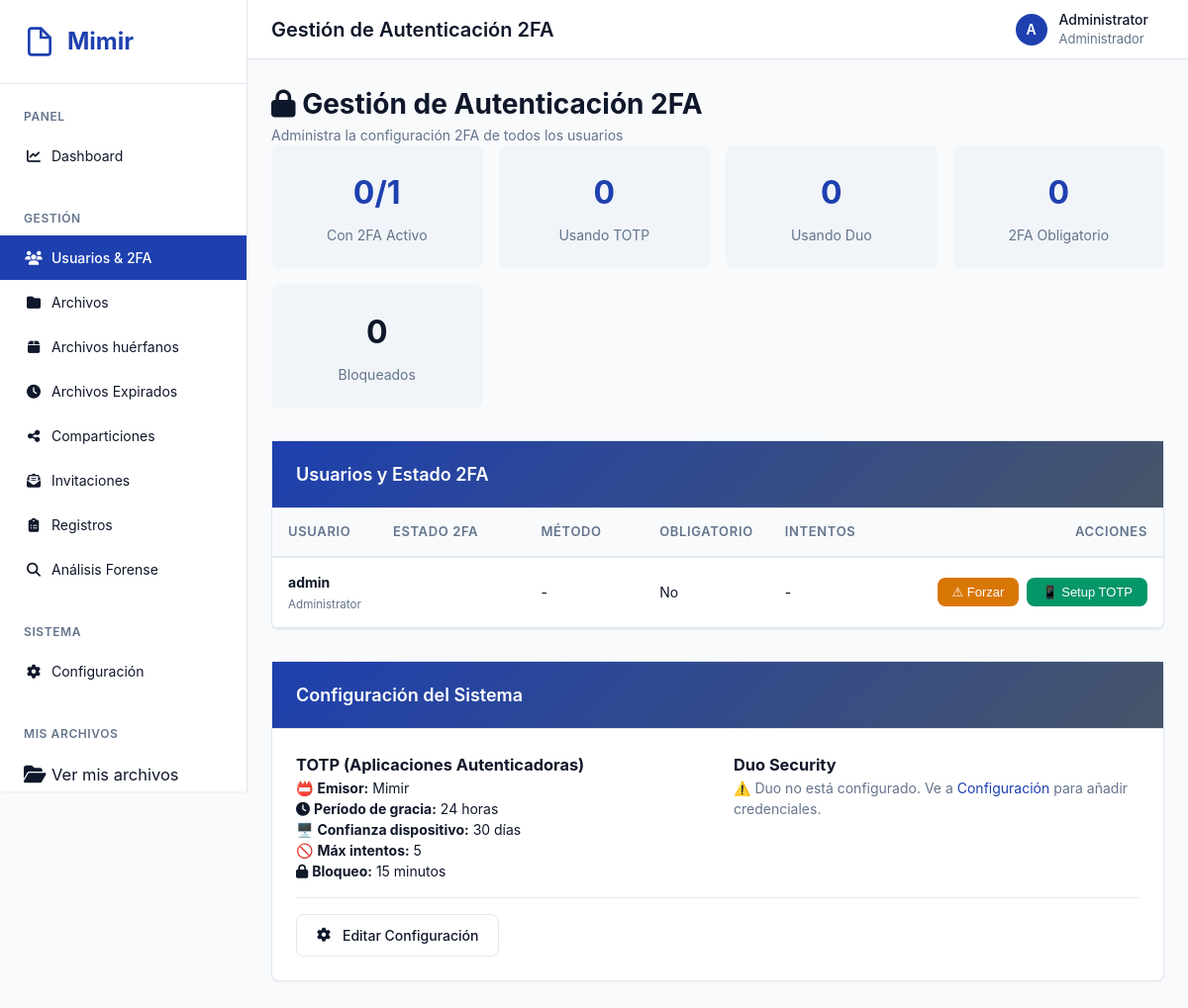
The app's page /admin/2fa_management.php (signed in) with its own data.
### tables this page shows
CREATE TABLE IF NOT EXISTS `users` (
  `id` int(11) NOT NULL AUTO_INCREMENT,
  `username` varchar(50) NOT NULL,
  `email` varchar(100) NOT NULL,
  `password` varchar(255) DEFAULT NULL,
  `full_name` varchar(100) DEFAULT NULL,
  `role` enum('admin','user') NOT NULL DEFAULT 'user',
  `is_active` tinyint(1) NOT NULL DEFAULT 1,
  `is_ldap` tinyint(1) NOT NULL DEFAULT 0,
  `storage_quota` bigint(20) DEFAULT NULL COMMENT 'Storage quota in bytes, NULL = unlimited',
  `storage_used` bigint(20) NOT NULL DEFAULT 0,
  `require_2fa` tinyint(1) NOT NULL DEFAULT 0 COMMENT 'Admin can force 2FA for this user',
  `force_password_change` tinyint(1) NOT NULL DEFAULT 0 COMMENT 'Require user to change password on next login',
  `trusted_devices` text DEFAULT NULL COMMENT 'JSON array of trusted device hashes',
  `last_login` datetime DEFAULT NULL,
  `created_at` timestamp NOT NULL DEFAULT CURRENT_TIMESTAMP,
  `updated_at` timestamp NOT NULL DEFAULT CURRENT_TIMESTAMP ON UPDATE CURRENT_TIMESTAMP,
  PRIMARY KEY (`id`),
  UNIQUE KEY `username` (`username`),
  UNIQUE KEY `email` (`email`),
  KEY `idx_role` (`role`),
  KEY `idx_is_active` (`is_active`),
  KEY `idx_require_2fa` (`require_2fa`),
  KEY `idx_force_password_change` (`force_password_change`)
);

### public/admin/2fa_management.php (the view, shortened to what the rows shown need)
<?php
require_once __DIR__ . '/../../includes/config.php';
require_once __DIR__ . '/../../includes/database.php';
require_once __DIR__ . '/../../includes/auth.php';
require_once __DIR__ . '/../../includes/layout.php';
$auth = new Auth();
$auth->requireAdmin();
$adminUser = $auth->getUser();
$db = Database::getInstance()->getConnection();
$stmt = $db->query("
    SELECT
        u.id,
        u.username,
        u.email,
        u.full_name,
        u.require_2fa,
        u.is_active,
        uf.method,
        uf.is_enabled as has_2fa,
        uf.created_at as 2fa_since,
        (SELECT COUNT(*) FROM 2fa_attempts WHERE user_id = u.id) as total_attempts,
        (SELECT COUNT(*) FROM 2fa_attempts WHERE user_id = u.id AND success = 1) as successful_attempts,
        (SELECT COUNT(*) FROM 2fa_attempts WHERE user_id = u.id AND success = 0 AND attempted_at > DATE_SUB(NOW(), INTERVAL 15 MINUTE)) as recent_failures
    FROM users u
    LEFT JOIN user_2fa uf ON u.id = uf.user_id AND uf.is_enabled = 1
    ORDER BY u.username
");
$users = $stmt->fetchAll(PDO::FETCH_ASSOC);
renderPageStart('Gestión 2FA', 'users', true);
renderHeader('Gestión de Autenticación 2FA', $adminUser);
?>
<div class="content">
    <div class="page-header">
        <div>
            <h1><i class="fas fa-lock"></i> Gestión de Autenticación 2FA</h1>
        </div>
    </div>
    <div class="card">
        <div class="card-header">
            <h2 class="card-title">Usuarios y Estado 2FA</h2>
        </div>
        <div class="card-body" style="padding: 0;">
            <table class="table">
                <thead>
                    <tr>
                        <th>Usuario</th>
                        <th style="width: 150px;">Estado 2FA</th>
                        <th style="width: 120px;">Método</th>
                        <th style="width: 120px;">Obligatorio</th>
                        <th style="width: 150px;">Intentos</th>
                        <th style="width: 250px; text-align: right;">Acciones</th>
                    </tr>
                </thead>
                <tbody>
                    <?php foreach ($users as $user): ?>
                        <tr>
                            <td>
                                <strong><?php echo htmlspecialchars($user['username']); ?></strong>
                                <?php if ($user['full_name']): ?>
                                    <br><small style="color: var(--text-muted);"><?php echo htmlspecialchars($user['full_name']); ?></small>
                                <?php endif; ?>
                            </td>
                            <td>
                                <?php if ($user['has_2fa']): ?>
                                    <span class="user-status status-enabled"><i class="fas fa-check"></i> Activo</span>
                                    <?php if ($user['2fa_since']): ?>
                                        <br><small style="color: var(--text-muted);">
                                            Desde <?php echo date('d/m/Y', strtotime($user['2fa_since'])); ?>
                                        </small>
                                    <?php endif; ?>
                                <?php else: ?>
                                    <span class="user-status status-disabled">✗ Inactivo</span>
                                <?php endif; ?>
                            </td>
                            <td>
                                <?php if ($user['method'] === 'totp'): ?>
                                    📱 TOTP
                                <?php elseif ($user['method'] === 'duo'): ?>
                                    <i class="fas fa-shield-alt"></i> Duo
                                <?php else: ?>
                                    -
                                <?php endif; ?>
                            </td>
                            <td>
                                <?php if ($user['require_2fa']): ?>
                                    <span class="user-status status-required">⚠ Sí</span>
                                <?php else: ?>
                                    No
                                <?php endif; ?>
                            </td>
                            <td>
                                <?php if ($user['total_attempts'] > 0): ?>
                                    <i class="fas fa-check"></i> <?php echo $user['successful_attempts']; ?> /
                                    ✗ <?php echo $user['total_attempts'] - $user['successful_attempts']; ?>
                                    <?php if ($user['recent_failures'] >= 5): ?>
                                        <br><span class="user-status status-locked"><i class="fas fa-lock"></i> Bloqueado</span>
                                    <?php endif; ?>
                                <?php else: ?>
                                    -
                                <?php endif; ?>
                            </td>
                            <td style="text-align: right;">
                                <div style="display: flex; gap: 0.5rem; justify-content: flex-end; flex-wrap: wrap;">
                                    <?php if (!$user['require_2fa']): ?>
                                        <form method="POST" style="display: inline;">
                                            <button type="submit" class="btn btn-sm btn-warning" title="Forzar 2FA">
                                                ⚠ Forzar
                                            </button>
                                        </form>
                                    <?php endif; ?>
                                    <?php if (!$user['has_2fa']): ?>
                                        <form method="POST" style="display: inline;">
                                            <button type="submit" class="btn btn-sm btn-success" title="Configurar TOTP">
                                                📱 Setup TOTP
                                            </button>
                                        </form>
                                    <?php endif; ?>
                                </div>
                            </td>
                        </tr>
                    <?php endforeach; ?>
                </tbody>
            </table>
        </div>
    </div>
    <div class="card" style="margin-top: 2rem;">
        <div class="card-header">
            <h2 class="card-title">Configuración del Sistema</h2>
        </div>
    </div>
</div>
<?php renderPageEnd(); ?>

### includes/layout.php (shortened to what the rows shown need)
<?php
function renderHeader($title, $user, $auth = null) {
    ?>
    <div class="header">
        <div class="header-left">
            <h1 class="header-title"><?php echo htmlspecialchars($title); ?></h1>
        </div>
        <div class="header-actions">
            <div class="user-menu" onclick="toggleUserMenu(event)">
                <div class="user-avatar">
                    <?php echo strtoupper(substr($user['username'], 0, 1)); ?>
                </div>
                <div>
                    <div style="font-weight: 500;"><?php echo htmlspecialchars($user['full_name'] ?? $user['username']); ?></div>
                    <div style="font-size: 0.8125rem; color: var(--text-muted);">
                        <?php echo $user['role'] === 'admin' ? 'Administrador' : 'Usuario'; ?>
                    </div>
                </div>
            </div>
        </div>
    </div>
        <?php if ($user['role'] === 'admin'): ?>
            <?php
            require_once __DIR__ . '/../classes/Config.php';
            ?>
        <?php endif; ?>
    <?php
}
function renderSidebar($currentPage, $isAdmin = false) {
    require_once __DIR__ . '/../classes/Config.php';
    ?>
    <?php
}
function renderPageStart($title, $currentPage, $isAdmin = false) {
    require_once __DIR__ . '/../classes/Config.php';
    $config = new Config();
    ?>
    <!DOCTYPE html>
    <html lang="es">
    <head>
        <link rel="stylesheet" href="https://cdnjs.cloudflare.com/ajax/libs/font-awesome/6.5.1/css/all.min.css" />
        <link rel="stylesheet" href="<?php echo BASE_URL; ?>/assets/css/style.css">
    </head>
    <body <?php echo (bool)$config->get('enable_config_protection', '0') ? 'class="config-protected"' : ''; ?>>
        <div class="app-container">
            <div class="main-content">
    <?php
}
function renderPageEnd() {
    ?>
            </div>
        </div>
    </body>
    </html>
    <?php
}
?>

### records on screen
users: username "A", full_name "Administrator", username "admin", require_2fa "No"

### other values on screen
$siteName "Mimir"
$title "Gestión de Autenticación 2FA"
$stats['with_2fa'] "0"
$stats['total_users'] "1"
$stats['totp'] "0"
$stats['duo'] "0"
$stats['required'] "0"
$stats['locked'] "0"
$config2fa['totp_issuer'] "Mimir"
$config2fa['grace_period_hours'] "24"
$config2fa['device_trust_days'] "30"
$config2fa['max_attempts'] "5"
$config2fa['lockout_minutes'] "15"
